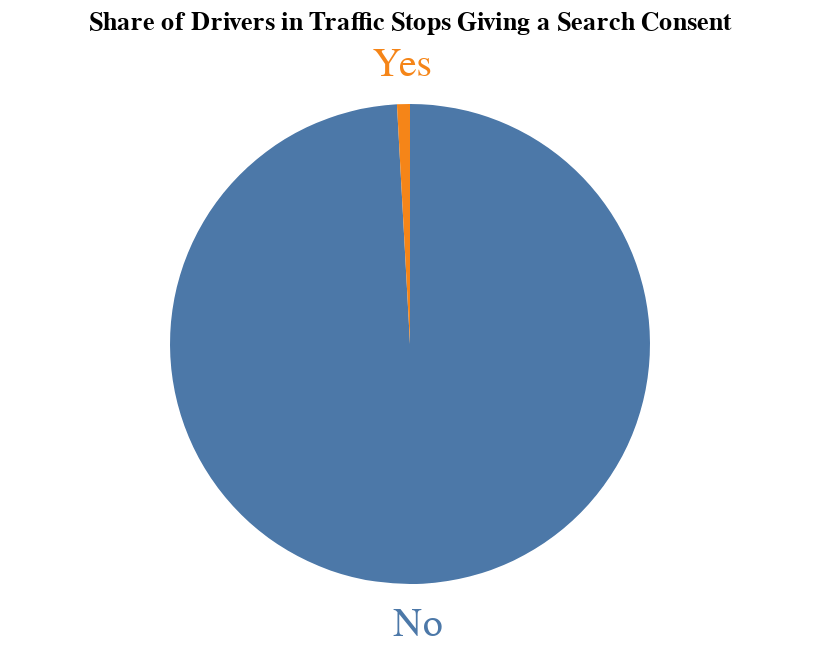

Notebook cell for this chart:
### Code cell
base = alt.Chart(consent, title = "Share of Drivers in Traffic Stops Giving a Search Consent").encode(
    theta=alt.Theta("COUNT", stack=True), color=alt.Color("CONSENT", legend=None)
)

pie = base.mark_arc(outerRadius=120)
text = base.mark_text(radius=140, size=20).encode(text="CONSENT")

pie + text

### Figure 1 — Vega-Lite specification as saved in the notebook (floating-point values rounded to 4 significant figures)
{"config": {"view": {"continuousWidth": 400, "continuousHeight": 300}}, "layer": [{"mark": {"type": "arc", "outerRadius": 120}, "encoding": {"color": {"field": "CONSENT", "legend": null, "type": "nominal"}, "theta": {"field": "COUNT", "stack": true, "type": "quantitative"}}, "title": "Share of Drivers in Traffic Stops Giving a Search Consent"}, {"mark": {"type": "text", "radius": 140, "size": 20}, "encoding": {"color": {"field": "CONSENT", "legend": null, "type": "nominal"}, "text": {"field": "CONSENT", "type": "nominal"}, "theta": {"field": "COUNT", "stack": true, "type": "quantitative"}}, "title": "Share of Drivers in Traffic Stops Giving a Search Consent"}], "data": {"name": "data-88f828ca17ad2c5e3628ad0e21f4b1b1"}, "$schema": "https://vega.github.io/schema/vega-lite/v4.17.0.json", "datasets": {"data-88f828ca17ad2c5e3628ad0e21f4b1b1": [{"CONSENT": "No", "COUNT": 287269, "PERCENT": 99.13}, {"CONSENT": "Yes", "COUNT": 2511, "PERCENT": 0.87}]}}
